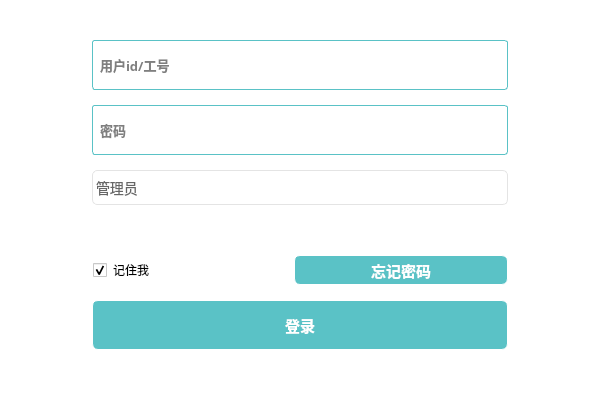
<?xml version="1.0" encoding="UTF-8"?>
<ui version="4.0">
 <class>LoginPage</class>
 <widget class="QWidget" name="LoginPage">
  <property name="geometry">
   <rect>
    <x>0</x>
    <y>0</y>
    <width>600</width>
    <height>400</height>
   </rect>
  </property>
  <property name="minimumSize">
   <size>
    <width>600</width>
    <height>400</height>
   </size>
  </property>
  <property name="maximumSize">
   <size>
    <width>600</width>
    <height>500</height>
   </size>
  </property>
  <property name="windowTitle">
   <string>Form</string>
  </property>
  <property name="styleSheet">
   <string notr="true">QWidget
{
      border: 0.5px solid white;
      border-radius: 6px;
	background-color: rgb(255, 255, 255);

}

QLineEdit {
border: 1px solid rgb(90,194,198); /* 边框宽度为1px，颜色为#A0A0A0 */
border-radius: 3px; /* 边框圆角 */
padding-left: 5px; /* 文本距离左边界有5px */
background-color: #FFFFFF; /* 背景颜色 */
color: #000000; /* 文本颜色 */
selection-background-color: #A0A0A0; /* 选中文本的背景颜色 */
selection-color: #F2F2F2; /* 选中文本的颜色 */
font-family: &quot;Microsoft YaHei&quot;; /* 文本字体族 */
font-size: 10pt; /* 文本字体大小 */
}

QLineEdit:hover { /* 鼠标悬浮在QLineEdit时的状态 */
border: 1px solid #298DFF;
border-radius: 3px;
background-color: #F2F2F2;
color: #298DFF;
selection-background-color: #298DFF;
selection-color: #F2F2F2;
}

QLineEdit[echoMode=&quot;2&quot;] { /* QLineEdit有输入掩码时的状态 */
lineedit-password-character: 9679;
lineedit-password-mask-delay: 2000;
}

QLineEdit:disabled { /* QLineEdit在禁用时的状态 */
border: 1px solid #CDCDCD;
background-color: #CDCDCD;
color: #B4B4B4;
}

QLineEdit:read-only { /* QLineEdit在只读时的状态 */
background-color: #CDCDCD;
color: #F2F2F2;
}

QPushButton {
border: 0.5px solid white;
border-radius: 6px;
background-color: rgb(90,194,198);
min-width: 80px;
font-family: &quot;Microsoft YaHei&quot;;
font-size:11pt;
font-weight: bold;
color:white;
}

QPushButton:hover {
border: 0.5px solid white;
border-radius: 6px;
background-color: #1fab89;
min-width: 80px;
font-family: &quot;Microsoft YaHei&quot;;
font-size:10pt;
font-weight: bold;
color:white;
}

QComboBox{
	font: 75 11pt &quot;微软雅黑&quot;;
color:#666666;
font-size:14px;
padding: 1px 15px 1px 3px;
border:1px solid rgba(228,228,228,1);
border-radius:5px 5px 0px 0px;
}

QComboBox::drop-down {
font: 75 11pt &quot;微软雅黑&quot;;
subcontrol-origin: padding;
subcontrol-position: top right;
width: 15px;
border:none;
}

QComboBox::down-arrow {
image: url(:/res/icon/dateDown.png);
}

QComboBox QAbstractItemView{
font: 75 11pt &quot;微软雅黑&quot;;
background:rgba(255,255,255,1);
border:1px solid rgba(228,228,228,1);
border-radius:0px 0px 5px 5px;
font-size:14px;
outline: 0px;  /*去虚线*/
}

QComboBox QAbstractItemView::item{
font: 75 11pt &quot;微软雅黑&quot;;
height:36px;
color:#666666;
padding-left:9px;
background-color:#FFFFFF;
}

QComboBox QAbstractItemView::item:hover{ /*悬浮*/
font: 75 11pt &quot;微软雅黑&quot;;
background-color:#409CE1;
color:#ffffff;
}

QComboBox QAbstractItemView::item:selected{ /*选中*/
font: 75 11pt &quot;微软雅黑&quot;;
background-color:#409CE1;
color:#ffffff;
}
QComboBox:on {
font: 75 11pt &quot;微软雅黑&quot;;
padding-top: 3px;
padding-left: 4px;
}
QComboBox::down-arrow:on {
font: 75 11pt &quot;微软雅黑&quot;;
top: 1px;
left: 1px;
}


#btnClose, #btnMin {
      border: 0.5px solid white;
      border-radius: 3px;
      background-color: rgb(90,194,198);
      min-width: 30px;
	  color:white;
  }
#btnClose:hover
{
	border: 0.5px solid white;
      border-radius: 3px;
      background-color: #1fab89;
      min-width: 30px;
	  color:white;
}
#btnMin:hover {
	border: 0.5px solid white;
      border-radius: 3px;
      background-color: #1fab89;
      min-width: 30px;
	  color:white;
 }

</string>
  </property>
  <layout class="QGridLayout" name="gridLayout">
   <item row="0" column="0">
    <widget class="QFrame" name="frame">
     <property name="frameShape">
      <enum>QFrame::StyledPanel</enum>
     </property>
     <property name="frameShadow">
      <enum>QFrame::Raised</enum>
     </property>
     <layout class="QGridLayout" name="gridLayout_2">
      <property name="leftMargin">
       <number>80</number>
      </property>
      <property name="topMargin">
       <number>15</number>
      </property>
      <property name="rightMargin">
       <number>80</number>
      </property>
      <property name="bottomMargin">
       <number>20</number>
      </property>
      <property name="spacing">
       <number>2</number>
      </property>
      <item row="0" column="0" colspan="2">
       <widget class="QLineEdit" name="lineEditUserid">
        <property name="minimumSize">
         <size>
          <width>0</width>
          <height>50</height>
         </size>
        </property>
        <property name="maximumSize">
         <size>
          <width>16777215</width>
          <height>50</height>
         </size>
        </property>
        <property name="font">
         <font>
          <family>Microsoft YaHei</family>
          <pointsize>10</pointsize>
          <weight>75</weight>
          <bold>true</bold>
         </font>
        </property>
        <property name="text">
         <string/>
        </property>
        <property name="placeholderText">
         <string>用户id/工号</string>
        </property>
       </widget>
      </item>
      <item row="1" column="0" colspan="2">
       <widget class="QLineEdit" name="lineEditPwsd">
        <property name="minimumSize">
         <size>
          <width>0</width>
          <height>50</height>
         </size>
        </property>
        <property name="maximumSize">
         <size>
          <width>16777215</width>
          <height>50</height>
         </size>
        </property>
        <property name="font">
         <font>
          <family>Microsoft YaHei</family>
          <pointsize>10</pointsize>
          <weight>75</weight>
          <bold>true</bold>
         </font>
        </property>
        <property name="contextMenuPolicy">
         <enum>Qt::DefaultContextMenu</enum>
        </property>
        <property name="text">
         <string/>
        </property>
        <property name="echoMode">
         <enum>QLineEdit::Password</enum>
        </property>
        <property name="placeholderText">
         <string>密码</string>
        </property>
       </widget>
      </item>
      <item row="4" column="0" colspan="2">
       <widget class="QWidget" name="container" native="true">
        <property name="maximumSize">
         <size>
          <width>16777215</width>
          <height>20</height>
         </size>
        </property>
        <layout class="QGridLayout" name="gridLayout_3">
         <property name="leftMargin">
          <number>0</number>
         </property>
         <property name="topMargin">
          <number>0</number>
         </property>
         <property name="rightMargin">
          <number>0</number>
         </property>
         <property name="bottomMargin">
          <number>0</number>
         </property>
         <property name="spacing">
          <number>0</number>
         </property>
         <item row="0" column="0">
          <widget class="scrolltext" name="tipsColumn" native="true"/>
         </item>
        </layout>
       </widget>
      </item>
      <item row="3" column="0" colspan="2">
       <widget class="QComboBox" name="comboBox">
        <property name="minimumSize">
         <size>
          <width>0</width>
          <height>35</height>
         </size>
        </property>
        <item>
         <property name="text">
          <string>管理员</string>
         </property>
        </item>
        <item>
         <property name="text">
          <string>考务管理员</string>
         </property>
        </item>
       </widget>
      </item>
      <item row="5" column="1">
       <widget class="QPushButton" name="forgetPswd">
        <property name="minimumSize">
         <size>
          <width>82</width>
          <height>30</height>
         </size>
        </property>
        <property name="maximumSize">
         <size>
          <width>16777215</width>
          <height>30</height>
         </size>
        </property>
        <property name="font">
         <font>
          <family>Microsoft YaHei</family>
          <pointsize>11</pointsize>
          <weight>75</weight>
          <bold>true</bold>
         </font>
        </property>
        <property name="styleSheet">
         <string notr="true"/>
        </property>
        <property name="text">
         <string>忘记密码</string>
        </property>
       </widget>
      </item>
      <item row="6" column="0" colspan="2">
       <widget class="QPushButton" name="btnLogin">
        <property name="minimumSize">
         <size>
          <width>82</width>
          <height>40</height>
         </size>
        </property>
        <property name="maximumSize">
         <size>
          <width>16777215</width>
          <height>50</height>
         </size>
        </property>
        <property name="font">
         <font>
          <family>Microsoft YaHei</family>
          <pointsize>11</pointsize>
          <weight>75</weight>
          <bold>true</bold>
         </font>
        </property>
        <property name="styleSheet">
         <string notr="true"/>
        </property>
        <property name="text">
         <string>登录</string>
        </property>
       </widget>
      </item>
      <item row="5" column="0">
       <widget class="QCheckBox" name="chkRemember">
        <property name="maximumSize">
         <size>
          <width>200</width>
          <height>30</height>
         </size>
        </property>
        <property name="font">
         <font/>
        </property>
        <property name="text">
         <string>记住我</string>
        </property>
        <property name="checked">
         <bool>true</bool>
        </property>
       </widget>
      </item>
     </layout>
    </widget>
   </item>
  </layout>
 </widget>
 <customwidgets>
  <customwidget>
   <class>scrolltext</class>
   <extends>QWidget</extends>
   <header location="global">scrolltext.h</header>
   <container>1</container>
  </customwidget>
 </customwidgets>
 <resources/>
 <connections/>
</ui>
